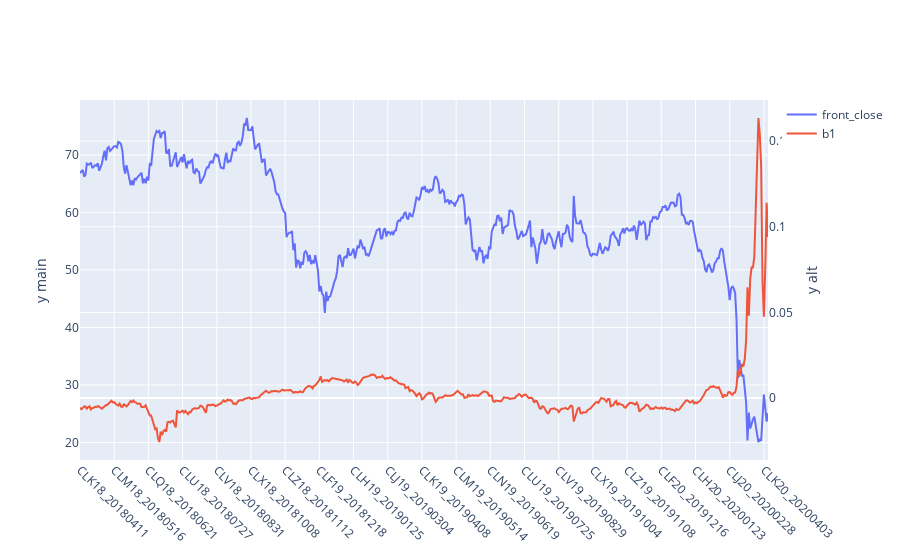

The code cell stored with this chart in its notebook:
### Markdown cell above
### Display the *```b1 coefficient```*, which discribes the average slope of the forward curve.  This coefficient changes very similarly to changes in the ```*coefficient percent```* above.

### Code cell
df_temp = df_csm_close_percent[['yyyymmdd','front','b1']].copy()
df_temp['x'] = df_temp.apply(lambda r: f'{r.front}_{r.yyyymmdd}',axis=1)
df_temp['front_close'] = df_csm_close2[1].values
iplot(plotly_plot(df_temp[['x','front_close','b1']],x_column='x',yaxis2_cols=['b1']))

### Figure 1 — Plotly figure (JSON) as saved in the notebook; plotly's stock layout.template omitted (floating-point values rounded to 4 significant figures; data arrays with more than 128 entries replaced by an {"elided": "..."} marker saying what was removed)
{"data": [{"name": "front_close", "type": "scatter", "x": {"elided": "504 str values"}, "y": {"elided": "504 float values"}, "yaxis": "y"}, {"name": "b1", "type": "scatter", "x": {"elided": "504 str values"}, "y": {"elided": "504 float values"}, "yaxis": "y2"}], "layout": {"margin": {"b": 100}, "xaxis": {"tickangle": 45, "ticktext": ["CLK18_20180411", "CLM18_20180516", "CLQ18_20180621", "CLU18_20180727", "CLV18_20180831", "CLX18_20181008", "CLZ18_20181112", "CLF19_20181218", "CLH19_20190125", "CLJ19_20190304", "CLK19_20190408", "CLM19_20190514", "CLN19_20190619", "CLU19_20190725", "CLV19_20190829", "CLX19_20191004", "CLZ19_20191108", "CLF20_20191216", "CLH20_20200123", "CLJ20_20200228", "CLK20_20200403"], "tickvals": ["CLK18_20180411", "CLM18_20180516", "CLQ18_20180621", "CLU18_20180727", "CLV18_20180831", "CLX18_20181008", "CLZ18_20181112", "CLF19_20181218", "CLH19_20190125", "CLJ19_20190304", "CLK19_20190408", "CLM19_20190514", "CLN19_20190619", "CLU19_20190725", "CLV19_20190829", "CLX19_20191004", "CLZ19_20191108", "CLF20_20191216", "CLH20_20200123", "CLJ20_20200228", "CLK20_20200403"], "type": "category"}, "yaxis": {"title": {"text": "y main"}}, "yaxis2": {"overlaying": "y", "side": "right", "title": {"text": "y alt"}}}}
